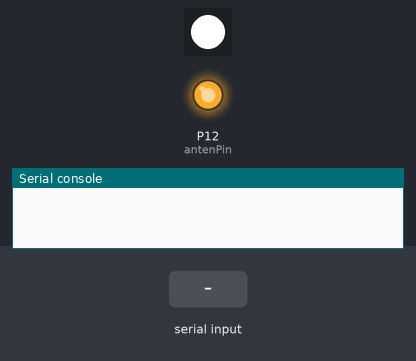
A program run on a simulated Pycom board running MicroPython. On the bench: 1 RGB LEDs in strip order, left to right, output pins drawn as LEDs (lit = HIGH), the last lines printed to the serial console. The inputs (shaded band) are chosen by the test bench. Threads take turns every 2 ms.

Above: at 0.1 s.
At 1.6 s:
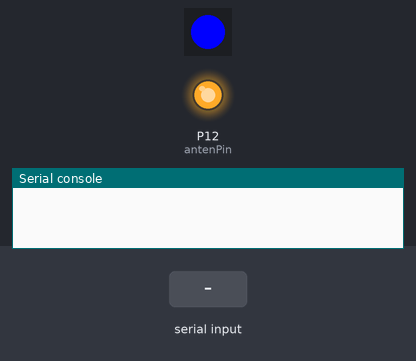
1.7 s: "1" received over the second serial link
At 2.8 s:
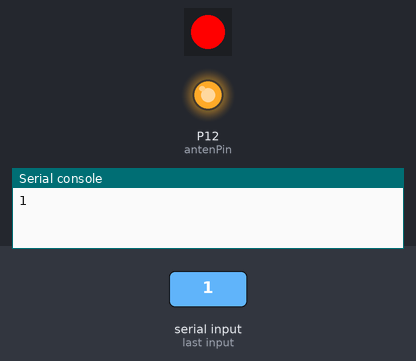
Timing chart, 0 to 4.7 s (numbered marks = the images above; inputs shaded):
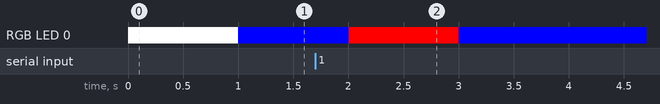

Measured:
- after the input at 1.7 s, RGB LED 0: RGB(0, 0, 255) → RGB(255, 0, 0) after 0.30 s, → RGB(0, 0, 255) 1.0 s later

The program:

main.py
```python
import pycom, socket
import time
import uos
import machine, os, network
from machine import SD
from machine import UART
from network import WLAN
import _thread
from machine import Pin

uos.dupterm(None)

uart = UART(0, baudrate=115200)
uart.init(115200)

# def sdWrite(str):
#     try:
#         if str != None:
#             f = open(fileName,'a')
#             f.write(str)
#             f.write('\n')
#             f.close()
#     except:
#         return

def sendData():
    try:
        while True:
            time.sleep(1)
	    pycom.rgbled(0x00ff00)
            newData = uart.read()
	    pycom.rgbled(0x0000ff)
            if newData != None:
                print(newData.decode("utf-8"))
		pycom.rgbled(0xff0000)
    except:
        return
# sd = SD()
# os.mount(sd,'/sd')
# f = open(fileName,'w')

_thread.start_new_thread(sendData, ())
```

boot.py
```python
import pycom
import socket
import time
import uos
import machine, network
import os
from machine import SD
from machine import UART
from network import WLAN
import _thread
from machine import Pin
from network import Server


pycom.heartbeat(False)
pycom.rgbled(0xff0000)


server = Server(login=('micro', 'python'), timeout=300)


if server.isrunning():
    print("baglanti kuruldu")


antenPin = Pin('P12',mode = Pin.OUT)
antenPin.value(1)


pycom.rgbled(0xffffff)
```
